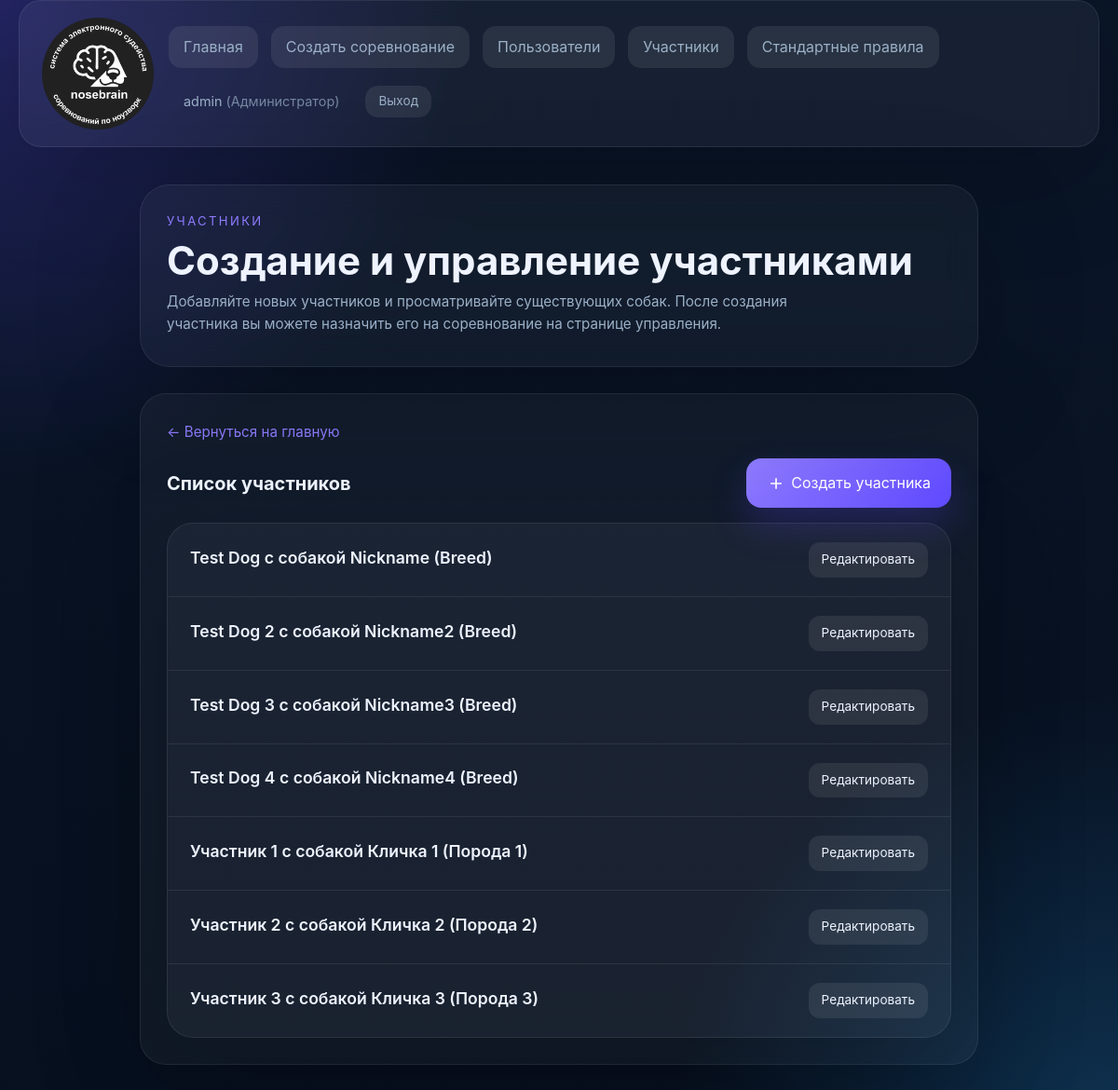
Page /participants.php (signed in) on the earlier database version.
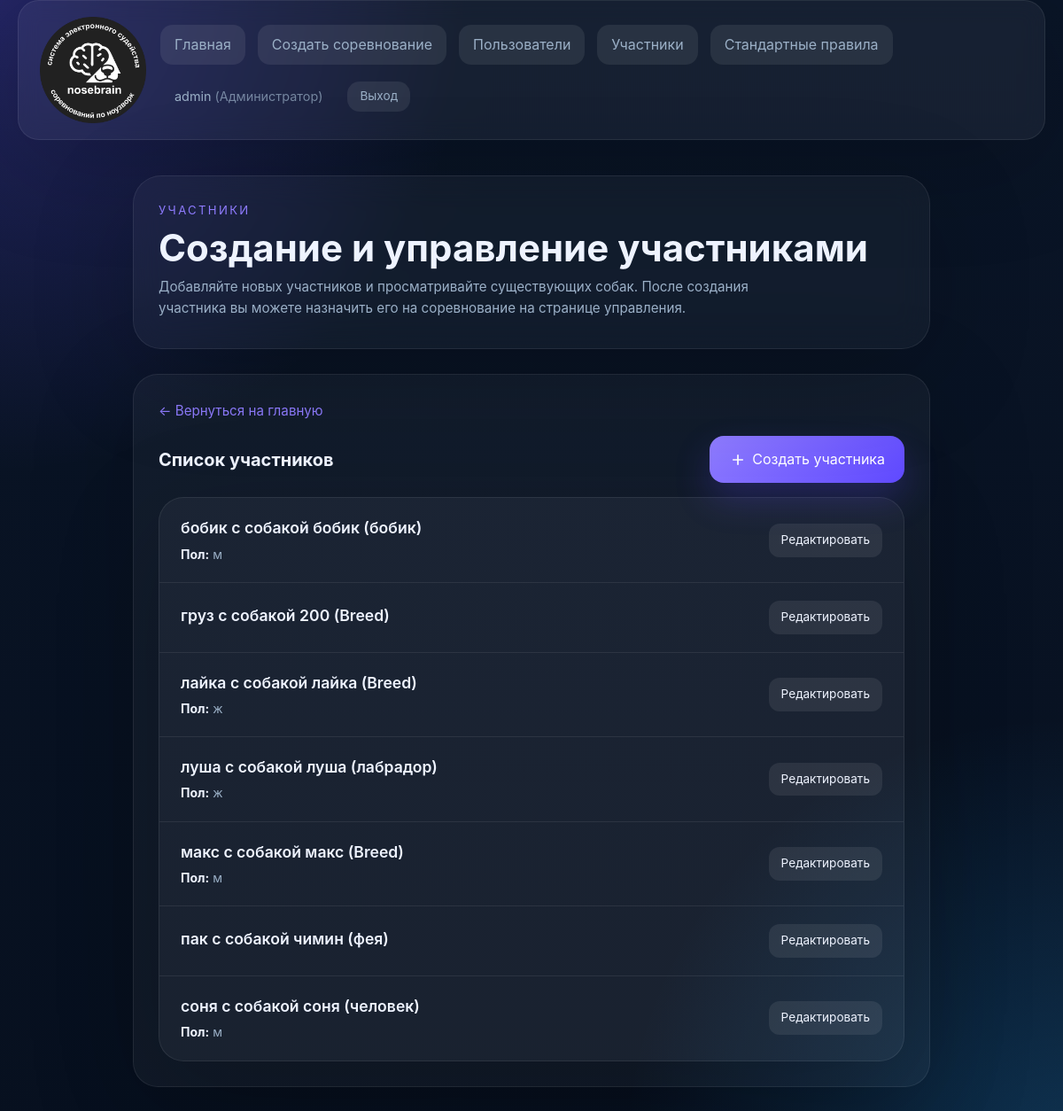
Same page on the later database version.
### tables this page shows
CREATE TABLE participants (
                id INTEGER PRIMARY KEY AUTOINCREMENT,
                name TEXT NOT NULL,
                breed TEXT,
                nickname TEXT,
                gender TEXT,
                birth_date TEXT,
                microchip_number TEXT,
                pedigree_number TEXT,
                qualification_book_number TEXT,
                instructor_name TEXT,
                created_by INTEGER,
                FOREIGN KEY (created_by) REFERENCES users(id)
            );

### participants.php (the view, shortened to what the rows shown need)
<?php
require_once __DIR__ . '/auth.php';
require_once __DIR__ . '/src/functions.php';
$dbManager = new DatabaseManager();
$service = new CompetitionService($dbManager);
$currentUser = getCurrentUser();
$userRole = $currentUser['role'] ?? User::ROLE_ADMIN;
$userId = $currentUser['id'] ?? null;
$participants = $service->getParticipants($userId, $userRole);
?>
<!DOCTYPE html>
<html lang="ru">
<head>
    <link rel="stylesheet" href="style.css">
</head>
<body>
<main class="page-shell page-shell--single">
    <section class="hero hero--compact">
        <div>
            <h1 class="hero__title">Создание и управление участниками</h1>
        </div>
    </section>
    <section class="content-grid content-grid--single">
    <article class="panel">
        <div class="action-bar" style="margin-bottom: 0;">
            <h2 style="margin: 0; font-size: 1.25rem;">Список участников</h2>
        </div>
        <div class="participants-list" style="margin-top: 16px;">
        <?php if (count($participants) === 0): ?>
            <div class="empty-state">
                <svg viewBox="0 0 24 24" fill="none" stroke="currentColor" stroke-width="1.5">
                    <path d="M17 21v-2a4 4 0 0 0-4-4H5a4 4 0 0 0-4 4v2"/>
                    <circle cx="9" cy="7" r="4"/>
                    <path d="M23 21v-2a4 4 0 0 0-3-3.87"/>
                    <path d="M16 3.13a4 4 0 0 1 0 7.75"/>
                </svg>
                <p>Пока нет участников. Создайте первого участника.</p>
            </div>
        <?php else: ?>
            <?php foreach ($participants as $participant): ?>
                <?php
                    $nickname = $participant->getNickname();
                    $breed = $participant->getBreed();
                    $displayName = escape($participant->getName());
                    if ($nickname !== null && $nickname !== '') {
                        $displayName .= ' с собакой ' . escape($nickname);
                        if ($breed !== null && $breed !== '') {
                            $displayName .= ' (' . escape($breed) . ')';
                        }
                    } elseif ($breed !== null && $breed !== '') {
                        $displayName .= ' с собакой (' . escape($breed) . ')';
                    }
                ?>
                <div class="participant-card">
                    <div class="participant-info">
                        <span class="participant-name"><?= $displayName ?></span>
                        <div class="participant-details">
                            <?php if ($participant->getGender()): ?>
                                <span class="participant-detail"><strong>Пол:</strong> <?= escape($participant->getGender()) ?></span>
                            <?php endif; ?>
                        </div>
                    </div>
                    <button type="button" class="button button--secondary btn-small" onclick="openEditModal(<?= $participant->getId() ?>, '<?= escape(addslashes($participant->getName())) ?>', '<?= escape(addslashes($participant->getNickname() ?? '')) ?>', '<?= escape(addslashes($participant->getBreed() ?? '')) ?>', '<?= escape(addslashes($participant->getGender() ?? '')) ?>', '<?= escape(addslashes($participant->getBirthDate() ?? '')) ?>', '<?= escape(addslashes($participant->getMicrochipNumber() ?? '')) ?>', '<?= escape(addslashes($participant->getPedigreeNumber() ?? '')) ?>', '<?= escape(addslashes($participant->getQualificationBookNumber() ?? '')) ?>', '<?= escape(addslashes($participant->getInstructorName() ?? '')) ?>')">
                        Редактировать
                    </button>
                </div>
            <?php endforeach; ?>
        <?php endif; ?>
        </div>
    </article>
    </section>
</main>
</body>
</html>

Differences in the rows shown:
removed participants: displayName "Test Dog 2 с собакой Nickname2 (Breed)"
removed participants: displayName "Участник 1 с собакой Кличка 1 (Порода 1)"
removed participants: displayName "Участник 2 с собакой Кличка 2 (Порода 2)"
removed participants: displayName "Участник 3 с собакой Кличка 3 (Порода 3)"
added participants: displayName "бобик с собакой бобик (бобик)", gender "м"
changed participants: displayName "Test Dog 3 с собакой Nickname3 (Breed)" → "груз с собакой 200 (Breed)"; moves up the list
changed participants: displayName "Test Dog с собакой Nickname (Breed)" → "лайка с собакой лайка (Breed)"; gender (not shown) → "ж"
added participants: displayName "луша с собакой луша (лабрадор)", gender "ж"
changed participants: displayName "Test Dog 4 с собакой Nickname4 (Breed)" → "макс с собакой макс (Breed)"; gender (not shown) → "м"
added participants: displayName "пак с собакой чимин (фея)"
added participants: displayName "соня с собакой соня (человек)", gender "м"
